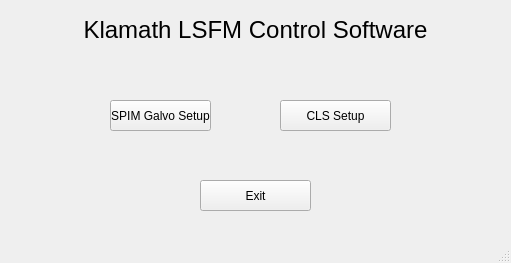
<?xml version="1.0" encoding="UTF-8"?>
<ui version="4.0">
 <class>MainWindow</class>
 <widget class="QMainWindow" name="MainWindow">
  <property name="geometry">
   <rect>
    <x>0</x>
    <y>0</y>
    <width>511</width>
    <height>263</height>
   </rect>
  </property>
  <property name="windowTitle">
   <string>MainWindow</string>
  </property>
  <widget class="QWidget" name="centralwidget">
   <widget class="QPushButton" name="spim_galvo_button">
    <property name="geometry">
     <rect>
      <x>110</x>
      <y>100</y>
      <width>101</width>
      <height>31</height>
     </rect>
    </property>
    <property name="text">
     <string>SPIM Galvo Setup</string>
    </property>
   </widget>
   <widget class="QLabel" name="lsfm_label">
    <property name="geometry">
     <rect>
      <x>30</x>
      <y>0</y>
      <width>451</width>
      <height>61</height>
     </rect>
    </property>
    <property name="layoutDirection">
     <enum>Qt::LeftToRight</enum>
    </property>
    <property name="text">
     <string>&lt;html&gt;&lt;head/&gt;&lt;body&gt;&lt;p align=&quot;center&quot;&gt;&lt;span style=&quot; font-size:18pt;&quot;&gt;Klamath LSFM Control Software&lt;/span&gt;&lt;/p&gt;&lt;/body&gt;&lt;/html&gt;</string>
    </property>
   </widget>
   <widget class="QPushButton" name="cls_button">
    <property name="geometry">
     <rect>
      <x>280</x>
      <y>100</y>
      <width>111</width>
      <height>31</height>
     </rect>
    </property>
    <property name="text">
     <string>CLS Setup</string>
    </property>
   </widget>
   <widget class="QPushButton" name="exit_button">
    <property name="geometry">
     <rect>
      <x>200</x>
      <y>180</y>
      <width>111</width>
      <height>31</height>
     </rect>
    </property>
    <property name="text">
     <string>Exit</string>
    </property>
   </widget>
  </widget>
  <widget class="QMenuBar" name="menubar">
   <property name="geometry">
    <rect>
     <x>0</x>
     <y>0</y>
     <width>511</width>
     <height>21</height>
    </rect>
   </property>
  </widget>
  <widget class="QStatusBar" name="statusbar"/>
 </widget>
 <resources/>
 <connections/>
</ui>
